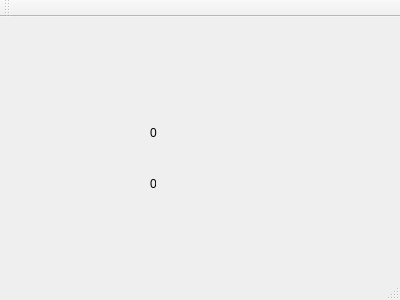
<?xml version="1.0" encoding="UTF-8"?>
<ui version="4.0">
 <class>MainWindow</class>
 <widget class="QMainWindow" name="MainWindow">
  <property name="geometry">
   <rect>
    <x>0</x>
    <y>0</y>
    <width>400</width>
    <height>300</height>
   </rect>
  </property>
  <property name="windowTitle">
   <string>MainWindow</string>
  </property>
  <widget class="QWidget" name="centralWidget">
   <widget class="QLabel" name="label">
    <property name="geometry">
     <rect>
      <x>150</x>
      <y>100</y>
      <width>91</width>
      <height>31</height>
     </rect>
    </property>
    <property name="text">
     <string>0</string>
    </property>
   </widget>
   <widget class="QLabel" name="label_2">
    <property name="geometry">
     <rect>
      <x>150</x>
      <y>160</y>
      <width>6</width>
      <height>13</height>
     </rect>
    </property>
    <property name="text">
     <string>0</string>
    </property>
   </widget>
  </widget>
  <widget class="QMenuBar" name="menuBar">
   <property name="geometry">
    <rect>
     <x>0</x>
     <y>0</y>
     <width>400</width>
     <height>21</height>
    </rect>
   </property>
  </widget>
  <widget class="QToolBar" name="mainToolBar">
   <attribute name="toolBarArea">
    <enum>TopToolBarArea</enum>
   </attribute>
   <attribute name="toolBarBreak">
    <bool>false</bool>
   </attribute>
  </widget>
  <widget class="QStatusBar" name="statusBar"/>
 </widget>
 <layoutdefault spacing="6" margin="11"/>
 <resources/>
 <connections/>
</ui>
